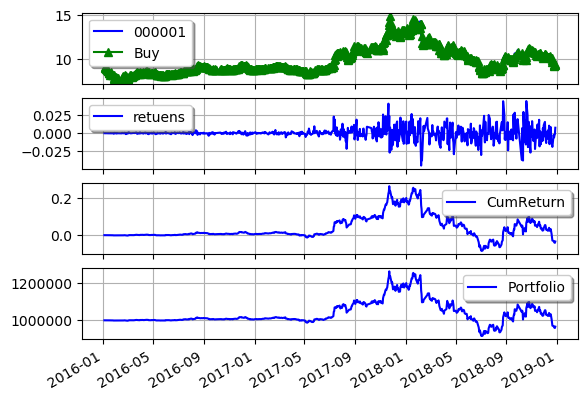

Reproduce this figure in Python.
from pyalgotrade import plotter, strategy
from pyalgotrade.stratanalyzer import sharpe
from pandas.plotting import register_matplotlib_converters
from pyalgotrade_tushare import tools, barfeed
from pyalgotrade.stratanalyzer import returns, sharpe, drawdown, trades
from pyalgotrade import broker


class MyStrategy(strategy.BacktestingStrategy):
    def __init__(self, feed, instrument, brk):
        super().__init__(feed, brk)
        self.__position = None
        self.__instrument = instrument
        self.getBroker()
        self.__cost = 0.0

    def onEnterOk(self, position):
        execInfo = position.getEntryOrder().getExecutionInfo()
        # self.info("买入 %.2f" % (execInfo.getPrice()))

    def onEnterCanceled(self, position):
        self.__position = None

    def onExitOk(self, position):
        execInfo = position.getExitOrder().getExecutionInfo()
        self.info("卖出 %.2f" % (execInfo.getPrice()))
        self.__position = None

    def onExitCanceled(self, position):
        # If the exit was canceled, re-submit it.
        self.__position.exitMarket()
        

    def onBars(self, bars):
    	brk = self.getBroker()
    	shares = 100
    	price = bars[self.__instrument].getPrice()
    	if brk.getCash() < price*shares:
    		self.info("现金不足")
    		return
    	self.__position = self.enterLong(self.__instrument, shares, True)
    	self.__cost += brk.getCommission().calculate(brk, price, shares)
    	self.info("可用现金%.2f 股价%.2f 持股数量%d 市值1:%.2f 市值2:%.2f 计算市值:%.2f 交易成本%.2f" % (brk.getCash(), price, brk.getShares(self.__instrument), brk.getEquity(), self.getResult(), (brk.getCash() + brk.getShares(self.__instrument)*price), self.__cost))
    	# x = input("按任意键继续")


def analyzer(testResult):
	# 回测信息
	print("年化收益率: %.2f %%" % (testResult[0].getCumulativeReturns()[-1] * 100))
	print("夏普比率: %.2f" % (testResult[1].getSharpeRatio(0.05)))
	print("最大回撤: %.2f %%" % (testResult[2].getMaxDrawDown() * 100))
	print("最大回撤期间: %s" % (testResult[2].getLongestDrawDownDuration()))
	
	# 交易信息
	td = testResult[3]
	print("-----------------------")
	print("总交易次数:%d" % (td.getCount()))
	if td.getCount() > 0:
		profits = td.getAll()
		print("平均收益:%.2f" % (profits.mean()))
		print("收益标准差:%.2f" % (profits.std()))
		print("最大收益:%.2f" % (profits.max()))
		print("最小收益:%.2f" % (profits.min()))
		returns = td.getAllReturns()
		print("平均收益率:%.2f%%" % (returns.mean() * 100))
		print("收益率标准差:%.2f%%" % (returns.std() * 100))
		print("最大收益率:%.2f%%" % (returns.max() * 100))
		print("最小收益率:%.2f%%" % (returns.min() * 100))
	
	print("-----------------------")	
	print("盈利的交易次数: %d" % (td.getProfitableCount()))
	if td.getProfitableCount() > 0:
		profits = td.getProfits()
		print("平均收益:%.2f" % (profits.mean()))
		print("收益标准差:%.2f" % (profits.std()))
		print("最大收益:%.2f" % (profits.max()))
		print("最小收益:%.2f" % (profits.min()))
		returns = td.getPositiveReturns()
		print("平均收益率:%.2f%%" % (returns.mean() * 100))
		print("收益率标准差:%.2f%%" % (returns.std() * 100))
		print("最大收益率:%.2f%%" % (returns.max() * 100))
		print("最小收益率:%.2f%%" % (returns.min() * 100))
		
	print("-----------------------")
	print("未盈利的交易次数: %d" % (td.getUnprofitableCount()))
	if td.getUnprofitableCount() > 0:
		losses = td.getLosses()
		print("平均收益:%.2f" % (losses.mean()))
		print("收益标准差:%.2f" % (losses.std()))
		print("最大收益:%.2f" % (losses.max()))
		print("最小收益:%.2f" % (losses.min()))
		returns = td.getNegativeReturns()
		print("平均收益率:%.2f%%" % (returns.mean() * 100))
		print("收益率标准差:%.2f%%" % (returns.std() * 100))
		print("最大收益率:%.2f%%" % (returns.max() * 100))
		print("最小收益率:%.2f%%" % (returns.min() * 100))


def run_strategy(cash):
    instruments = ["000001"]
    feeds = tools.build_feed(instruments, 2016, 2018, "histdata")
    
    # 设置手续费
    broker_commision = broker.backtesting.TradePercentage(0.0003)
    brk = broker.backtesting.Broker(cash, feeds, broker_commision)
	
    myStrategy = MyStrategy(feeds, instruments[0], brk)
    retAnalyzer = returns.Returns()
    myStrategy.attachAnalyzer(retAnalyzer)
    sharpeAnalyzer = sharpe.SharpeRatio()
    myStrategy.attachAnalyzer(sharpeAnalyzer)
    drawDownAnalyzer = drawdown.DrawDown()
    myStrategy.attachAnalyzer(drawDownAnalyzer)
    tradesAnalyzer = trades.Trades()
    myStrategy.attachAnalyzer(tradesAnalyzer)
    
    plter = plotter.StrategyPlotter(myStrategy)
    plter.getOrCreateSubplot("return").addDataSeries("retuens", retAnalyzer.getReturns())
    plter.getOrCreateSubplot("CumReturn").addDataSeries("CumReturn", retAnalyzer.getCumulativeReturns())
    
    
    myStrategy.run()
    plter.savePlot("testdata.png")
    print("交易次数:%d" % (tradesAnalyzer.getCount()))
    return (myStrategy, retAnalyzer, sharpeAnalyzer, drawDownAnalyzer, tradesAnalyzer)


if __name__ == '__main__':
    register_matplotlib_converters()
    cash = 1000000
    result = run_strategy(cash)
    analyzer(result[1:5])
    
    res = result[0].getResult()
    print("期末总资产%.2f 期末收益率%.2f%%" % (res, 100.0*(res/cash-1.0)))
